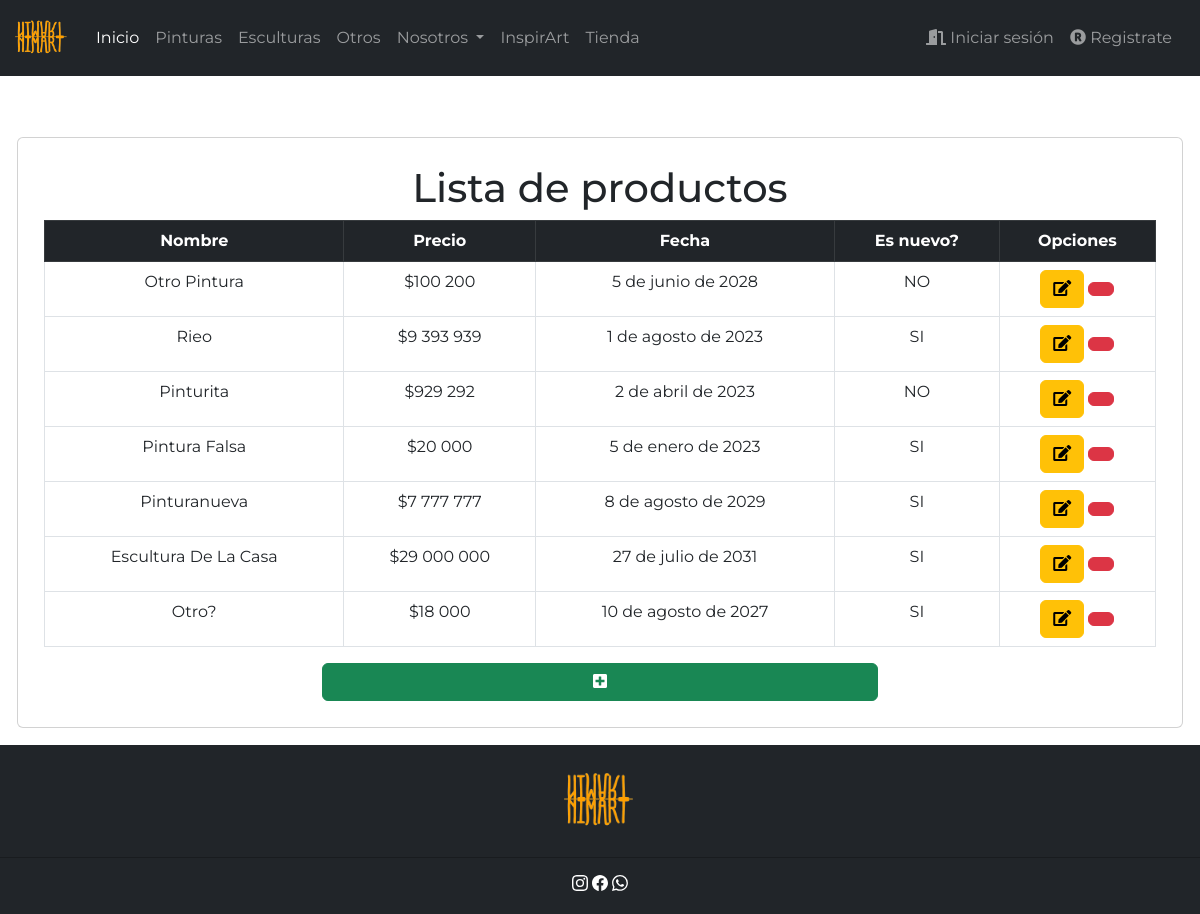
Page /listar-productos/ on the earlier database version.
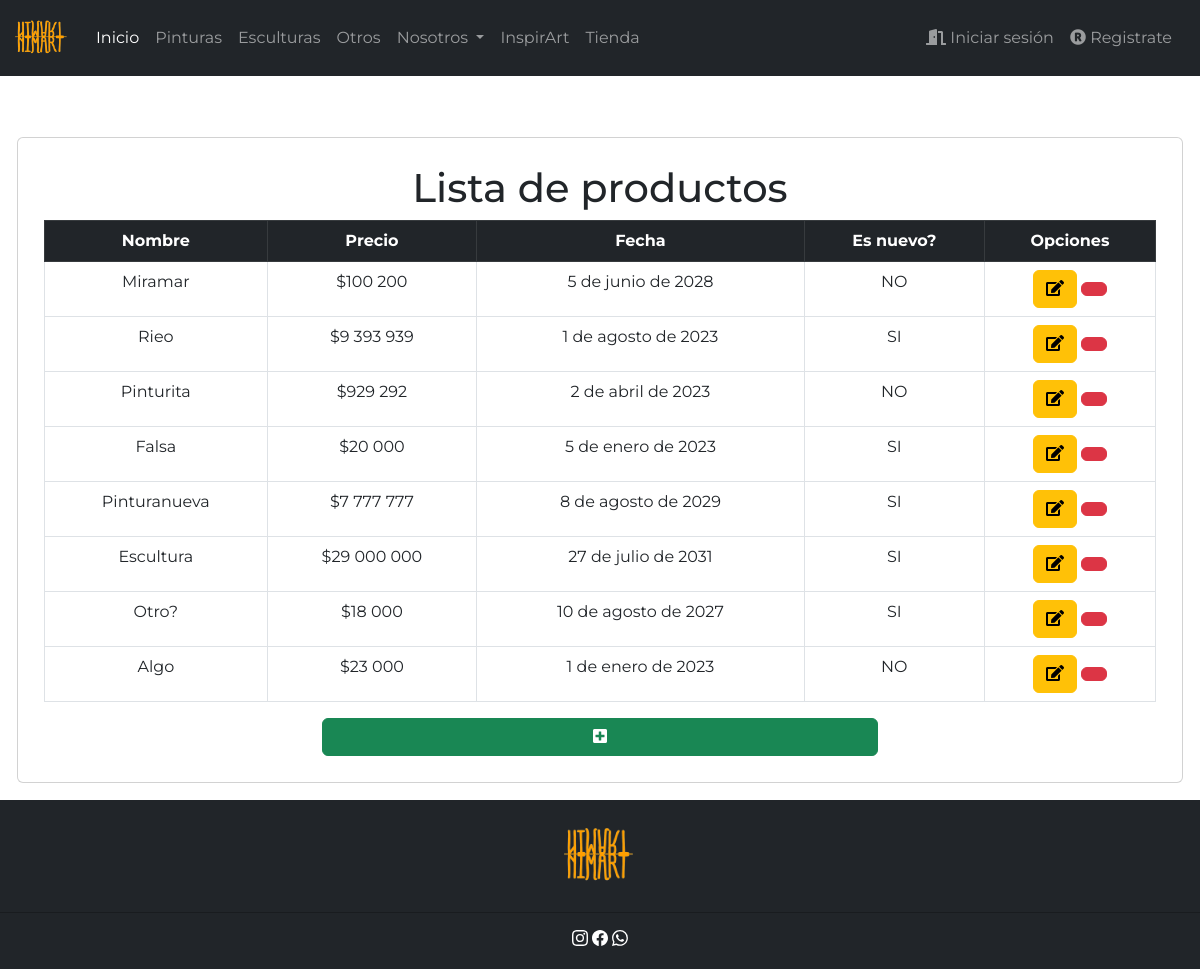
Same page on the later database version.
### miapp/models.py (models this page shows, shortened)
class Producto(models.Model):
    nombre = models.CharField(max_length=50, verbose_name="nombre")
    precio = models.IntegerField()
    descripcion = models.TextField()
    nuevo = models.BooleanField()
    fecha_fabricacion = models.DateField()
    imagen = models.ImageField(upload_to="productos", null=True)

### miapp/views.py (the view)
# urls.py: path('listar-productos/', listar_productos, name="listar_productos"),
def listar_productos(request):
    productos = Producto.objects.all()
    data = {
        'productos': productos
    }
    return render(request, 'miapp/producto/listar.html', data)

### miapp/context_processor.py (called while the page is built, shortened)
def total_carrito(request):
    total = 0
    return {'total_carrito ':int(total)}

### miapp/templates/miapp/producto/listar.html (shortened to what this page needs)
{% extends 'miapp/base.html' %}
{% load static %}
{% block css %}
<link rel="stylesheet" type="text/css" href="{% static 'app/style/style1.css' %}">
<link rel="stylesheet" href="https://cdnjs.cloudflare.com/ajax/libs/font-awesome/5.15.3/css/all.min.css">
{% endblock %}
{% block contenido %}
{% load humanize %}
<br>
<br>
<br>
<br>
<br>
<div class="card">
    <div class="card-body">
        <h1>Lista de productos</h1>
        <div class="table-responsive">
            <table class="table  table-bordered table-hover table-borderless ">
             <thead class="table-dark">
               <tr>
                  <th style="text-align: center;">Nombre</th>
                  <th style="text-align: center;">Precio</th>
                  <th style="text-align: center;">Fecha</th>
                  <th style="text-align: center;">Es nuevo?</th>
                  <th style="text-align: center;">Opciones</th>
                </tr>
              </thead>
              {% for p in productos %}
                <tr>
                    <td>{{ p.nombre |title }}</td>
                    <td>${{ p.precio | intcomma }}</td>
                    <td>{{ p.fecha_fabricacion  }}</td>
                    <td>
                        {% if p.nuevo %}
                        SI
                        {% else %}
                        NO
                        {% endif %}
                    </td>
                    <td>
                        <a href="{% url 'modificar_producto' p.id %}" class="btn btn-warning"><i class="fas fa-edit" ></i></a>
                        <a href="{% url 'eliminar_producto' p.id %}" class="btn btn-danger"></a>
                    </td>
                </tr>
              {% endfor %}
           </table>
           </div>
           <div class="d-grid gap-2 col-6 mx-auto">
            <a href="{% url 'agregar_producto' %}" class="btn btn-success "><i class="fa fa-plus-square" ></i></a>
          </div>
        </div>
    </div>
{% endblock %}

Differences in the rows shown:
changed Producto: nombre "Otro Pintura" → "Miramar"
changed Producto: nombre "Pintura Falsa" → "Falsa"
changed Producto: nombre "Escultura De La Casa" → "Escultura"
added Producto: nombre "Algo", precio "23 000", fecha_fabricacion "1 de enero de 2023", nuevo "NO"
